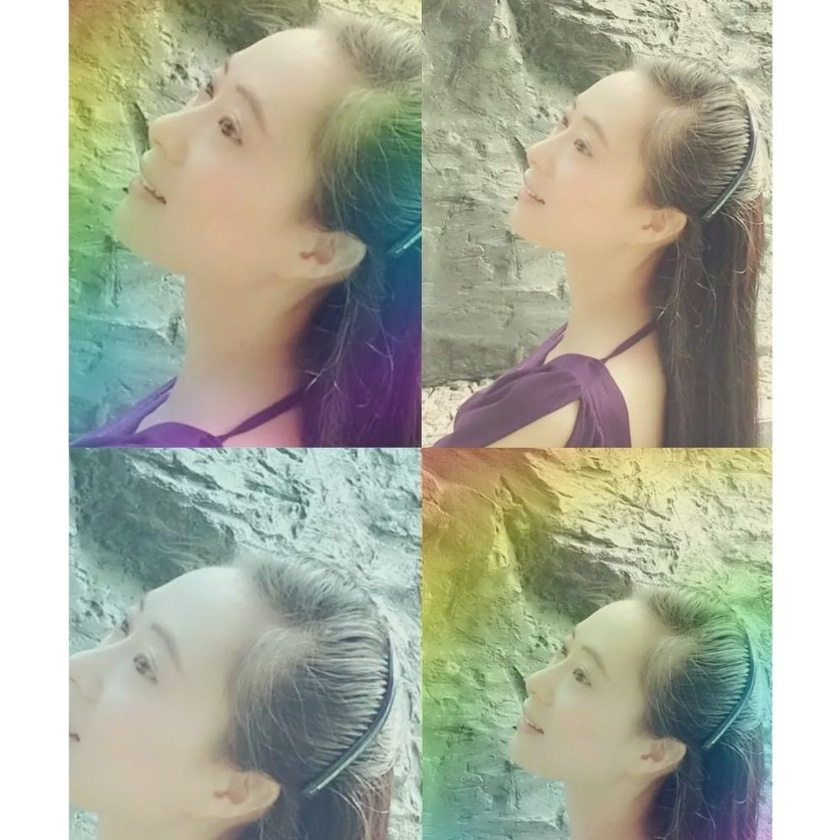
#> input picture Image/wei.jpg, 840 x 840 px, shrunk from 996 x 996 before the run
$ python 'main11_图像阈值.py'
#> lines starting #> are read from the running program, lines starting #| are printed output that depends on the picture; after the words box and inside, x2 and y2 are one past the last pixel; in counts of white or black regions, pixels touching at a corner belong together
import cv2
import numpy as np
from matplotlib import pyplot as plt

# https://www.kancloud.cn/aollo/aolloopencv/267591

img = cv2.imread('./Image/wei.jpg')
#> img is the input picture: shape (840, 840, 3); mean B, G, R 157.4, 174.2, 171.3

img = cv2.cvtColor(img,cv2.COLOR_BGR2GRAY)
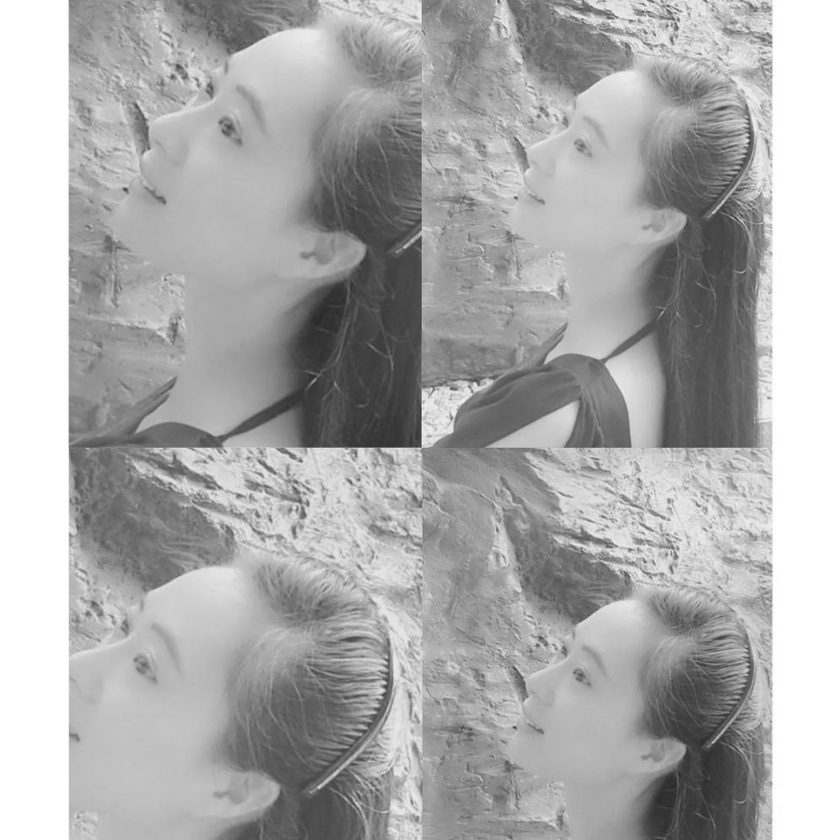
#> img: shape (840, 840); min 41, max 255, mean 171.4
ret1,th1=cv2.threshold(img,127,255,cv2.THRESH_BINARY)
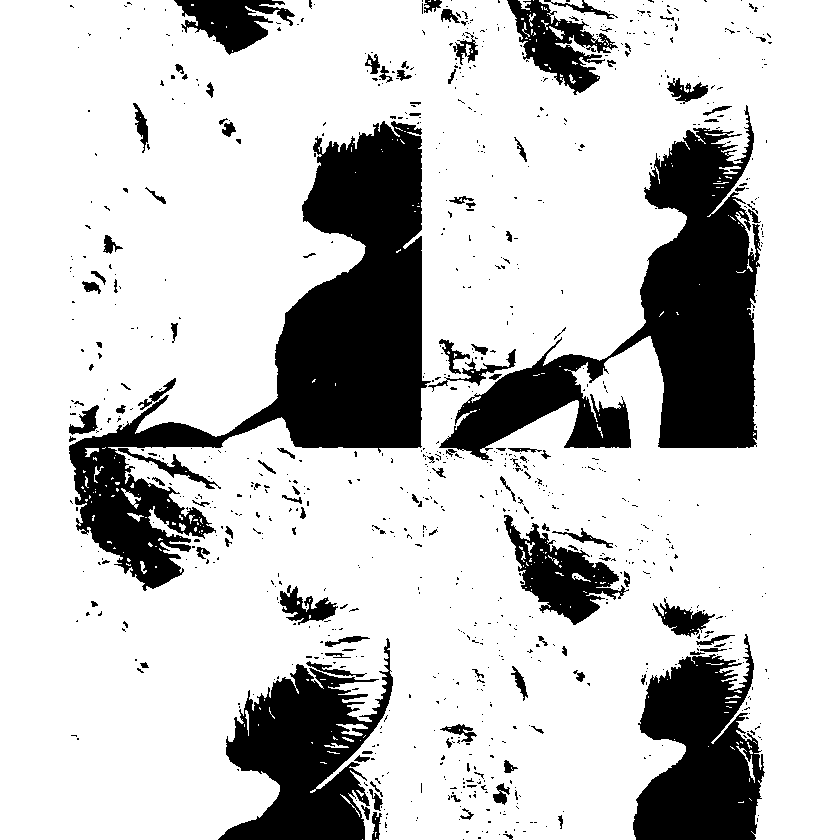
#> th1: shape (840, 840); 78.4% white; 917 black regions (793 under 20 px), largest, box (x1, y1, x2, y2) and area: (69, 121, 431, 591) 49737, (439, 105, 761, 461) 38633, (218, 638, 393, 840) 17744

ret2,th2=cv2.threshold(img,0,255,cv2.THRESH_BINARY+cv2.THRESH_OTSU)
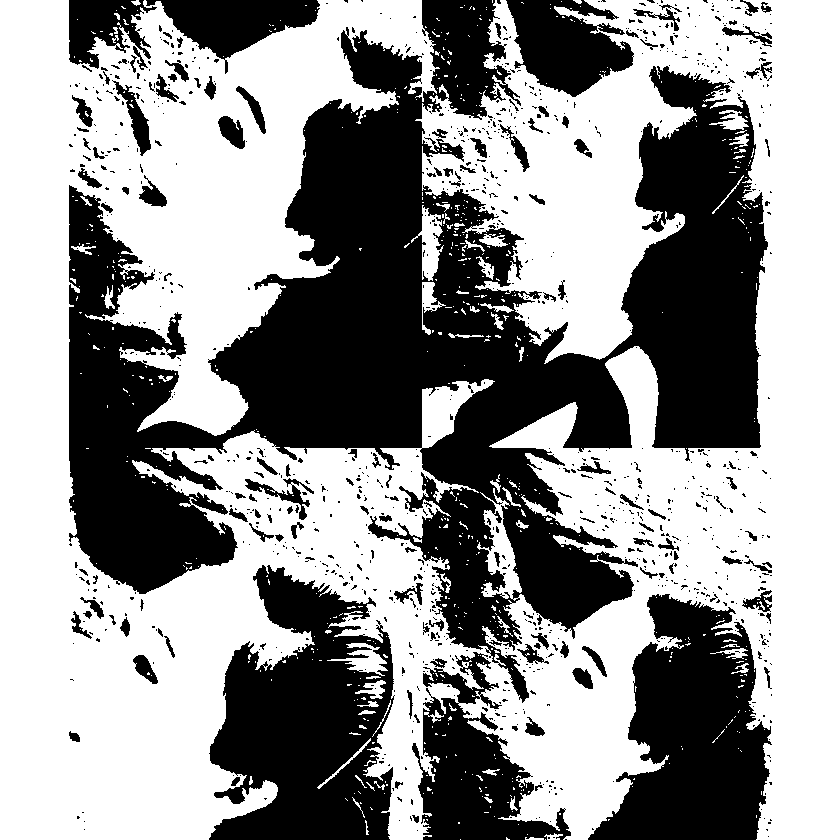
#> th2: shape (840, 840); 58% white; 1088 black regions (945 under 20 px), largest, box (x1, y1, x2, y2) and area: (69, 0, 768, 703) 187051, (209, 565, 395, 840) 33384, (588, 594, 772, 840) 27937
#> ret2 = 164
#(5,5)为高斯核的大小，0为标准差
blur= cv2.GaussianBlur(img,(5,5),0)

#阀值一定要设为0
ret3,th3=cv2.threshold(blur,0,255,cv2.THRESH_BINARY+cv2.THRESH_OTSU)
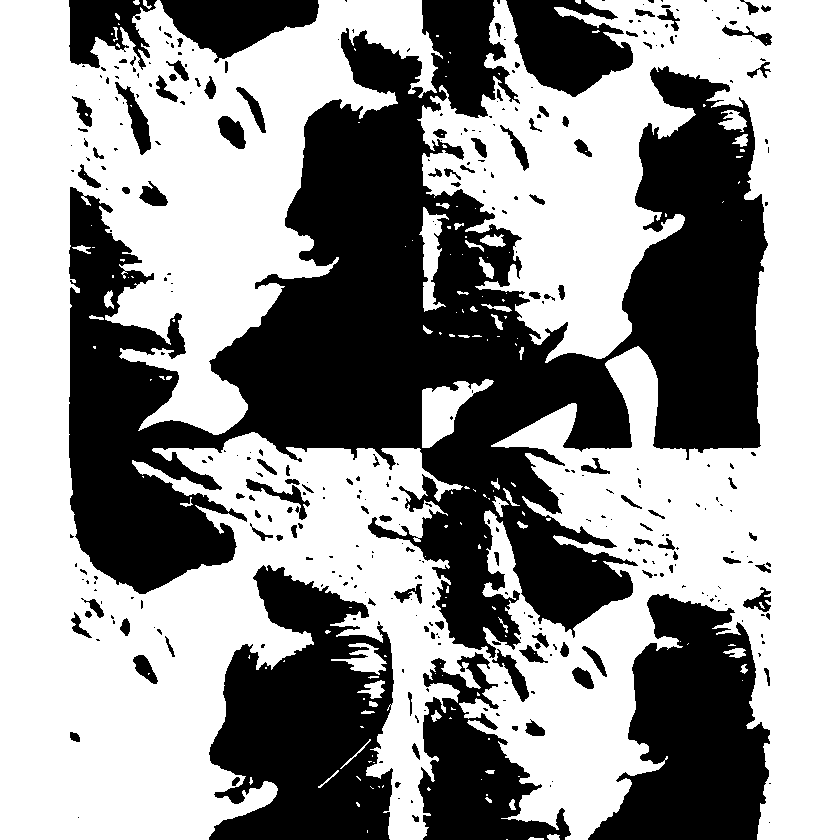
#> th3: shape (840, 840); 58.1% white; 360 black regions (241 under 20 px), largest, box (x1, y1, x2, y2) and area: (69, 0, 768, 658) 188631, (209, 565, 394, 840) 33910, (588, 594, 770, 840) 28274
#> ret3 = 164

images=[img,0,th1,
         img,0,th2,
         img,0,th3]
titles =['original noisy image','histogram','global thresholding(v=127)',
          'original noisy image','histogram',"otsu's thresholding",
          'gaussian giltered image','histogram',"otus's thresholding"]

# 这里使用了pyplot中画直方图的方法，plt.hist要注意的是他的参数是一维数组
# 所以这里使用了（numpy）ravel方法，将多维数组转换成一维，也可以使用flatten方法
for i in range(3):
    plt.subplot(3, 3, i * 3 + 1), plt.imshow(images[i * 3], 'gray')
    plt.title(titles[i * 3]), plt.xticks([]), plt.yticks([])
    plt.subplot(3, 3, i * 3 + 2), plt.hist(images[i * 3].ravel(), 256)
    plt.title(titles[i * 3 + 1]), plt.xticks([]), plt.yticks([])
    plt.subplot(3, 3, i * 3 + 3), plt.imshow(images[i * 3 + 2], 'gray')
    plt.title(titles[i * 3 + 2]), plt.xticks([]), plt.yticks([])

plt.show()
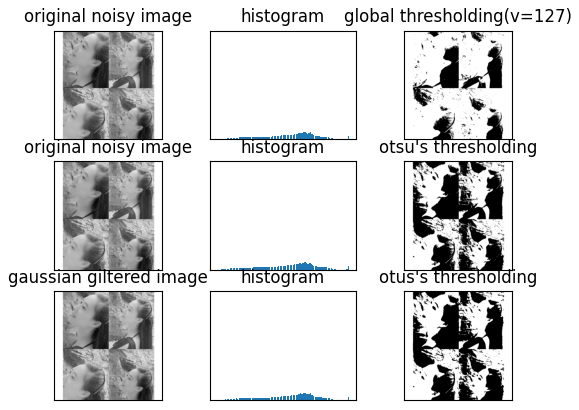
#> figure drawn by matplotlib, 9 panels
